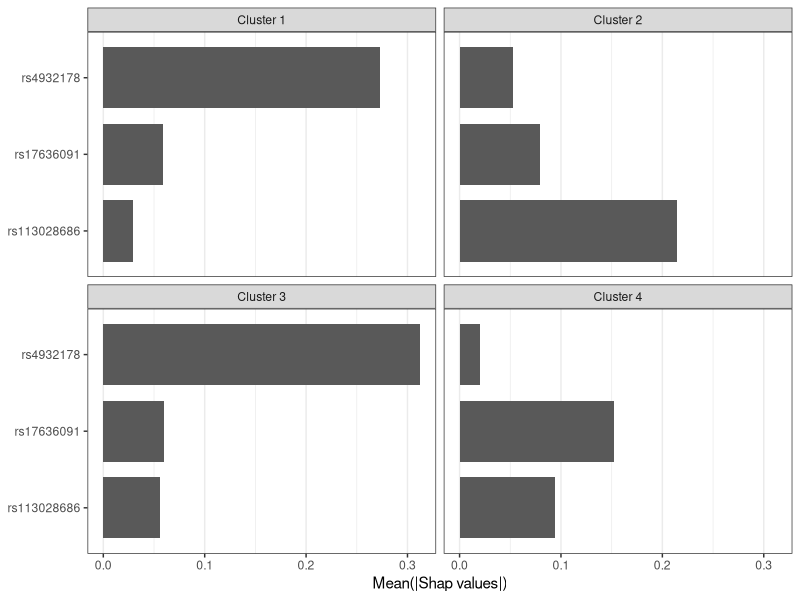
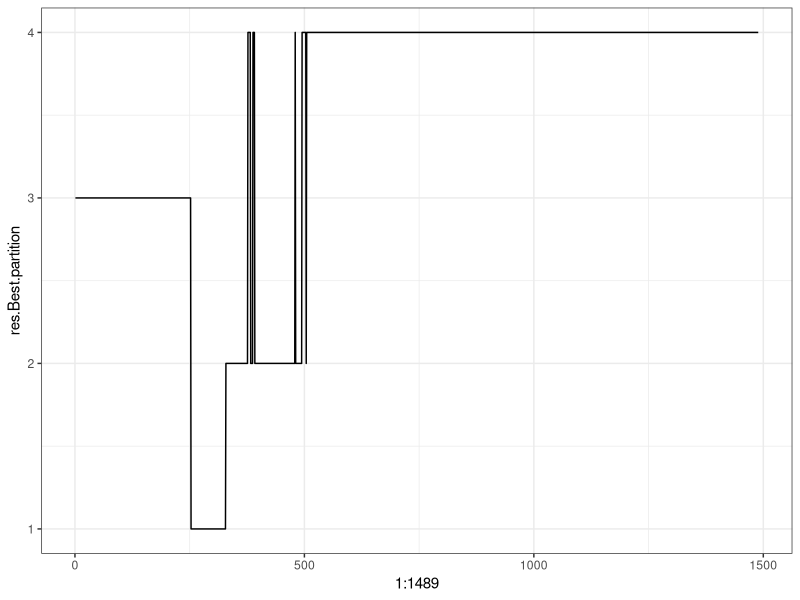
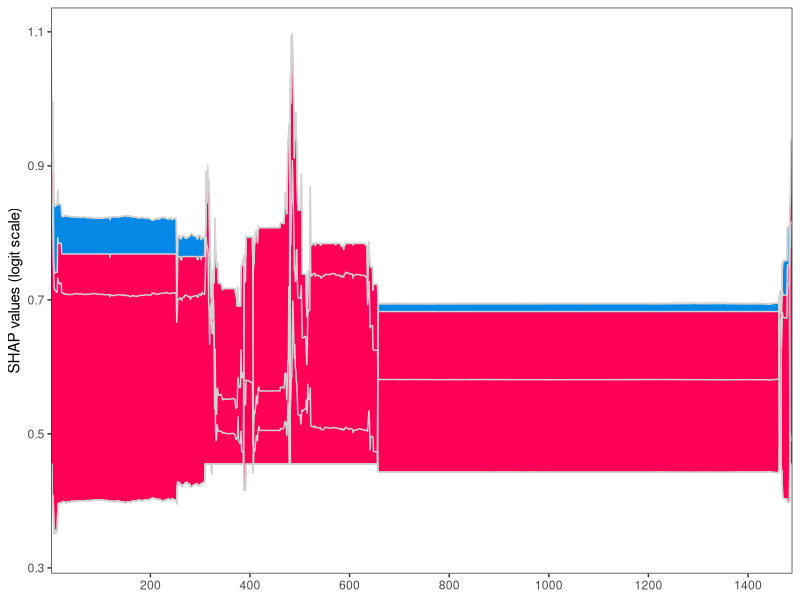
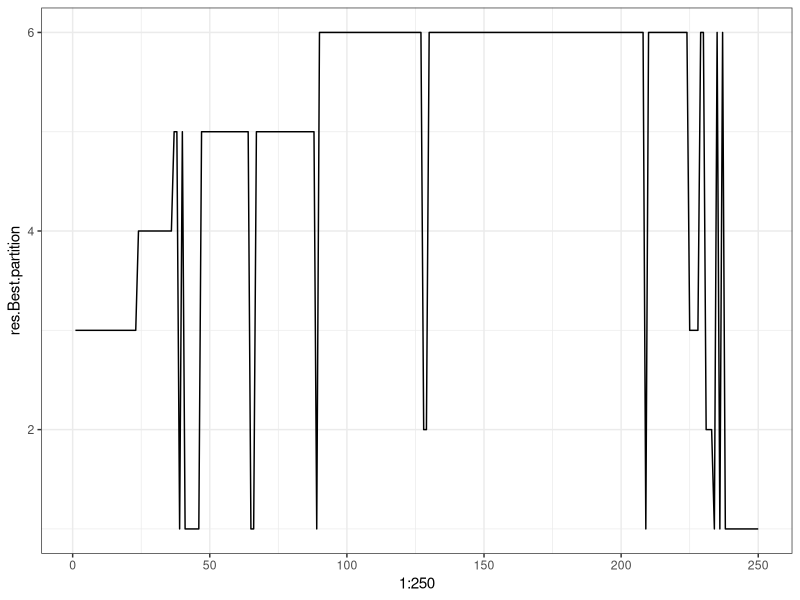
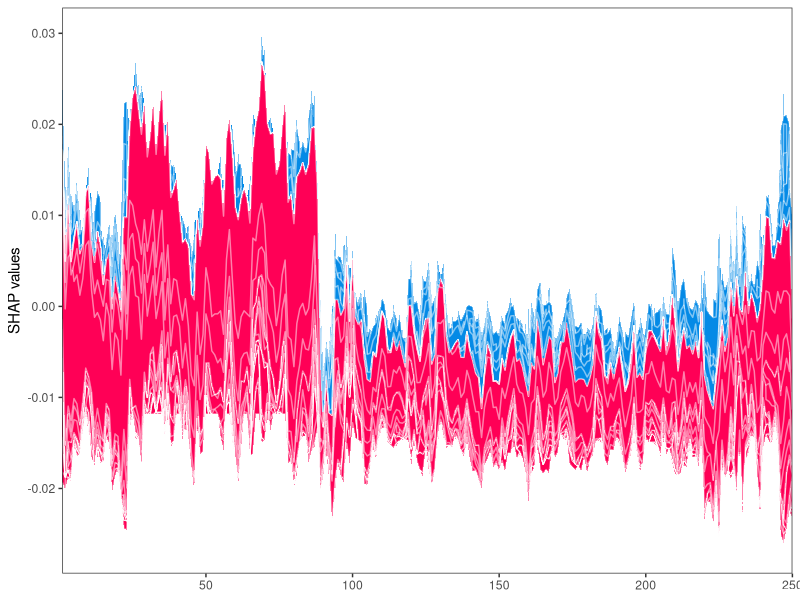
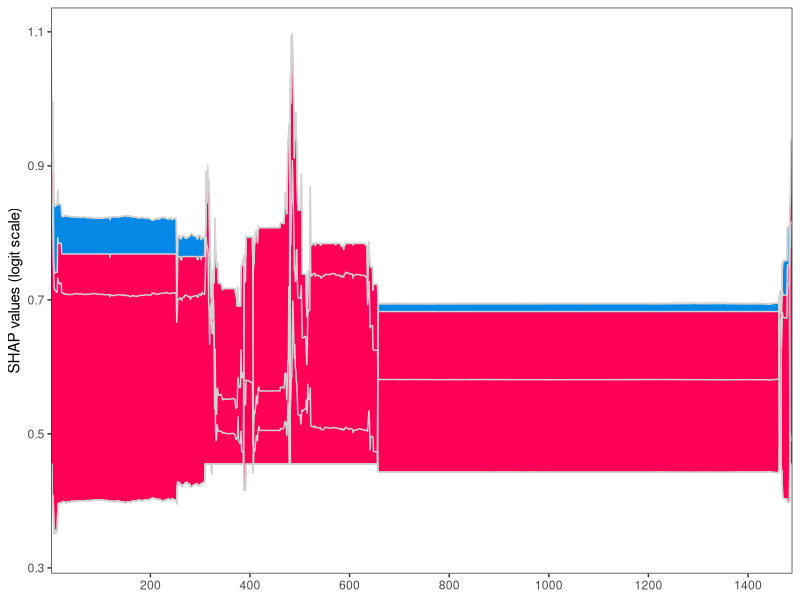
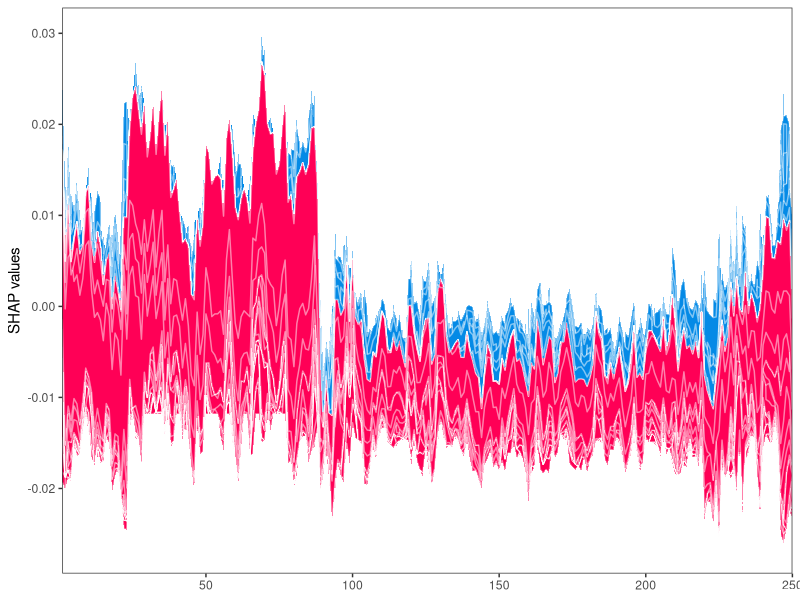

These charts were generated, in order, by the following R code: (Note: this script raises an error after producing the figures.)
## ---- chunk 1
library(tidyverse)
theme_set(theme_bw())
## ---- chunk 2
clusters_classic <- read_delim('results/clusters_classic.txt', delim = '\t') %>% 
  mutate(cluster = paste('Cluster', res.Best.partition))
shap_classic <- read_delim('results/shapValues_classic.txt', delim = '\t')
clusters_resAdj <- read_delim('results/clusters_resAdj.txt', delim = '\t') %>% 
  mutate(cluster = paste('Cluster', res.Best.partition))
shap_resAdj <- read_delim('results/shapValues_resAdj.txt', delim = '\t')

## ---- chunk 3
classic_df <- clusters_classic  %>% 
  left_join(shap_classic) %>% 
  pivot_longer(contains('rs')) %>% 
  group_by(cluster, name) %>% # by cluster
  summarise(per_cluster = mean(abs(value)), .groups = 'drop') %>% 
  filter(per_cluster > 0.001)

imp_snps_classic <- unique(classic_df$name)

feat_imp_classic <- classic_df %>% 
  ggplot(aes(x = per_cluster, y = name)) +
  geom_col(width = 0.8) +
  facet_wrap(~ cluster, ncol = 2) +
  labs(x = 'Mean(|Shap values|)', y = NULL)+
  theme(panel.grid.major.y = element_blank(),
        panel.grid.minor.y = element_blank())
feat_imp_classic
# ggsave('figs/feat_imp_classic.pdf', feat_imp_classic,
#        width = 6, height = 3)
# ggsave('figs/feat_imp_classic.png', feat_imp_classic,
#        width = 6, height = 3)
## ---- chunk 4
resadj_df <- clusters_resAdj %>% 
  left_join(shap_resAdj) %>% 
  pivot_longer(contains('rs')) %>% 
  group_by(cluster, name) %>% # by cluster
  summarise(per_cluster = mean(abs(value)), .groups = 'drop')

imp_snps_resadj <- resadj_df %>%
  group_by(cluster) %>%
  top_n(5) %>%
  pull(name) %>%
  unique() %>%
  shap_resAdj[, .] %>%
  abs() %>%
  colMeans() %>%
  sort(decreasing = T) %>%
  names()


snps_resadj <- shap_resAdj %>%
  select(contains('rs')) %>% 
  abs() %>%
  colMeans() %>%
  sort(decreasing = T) %>%
  names()

snps_classic <- shap_classic %>%
  select(contains('rs')) %>% 
  abs() %>%
  colMeans() %>%
  sort(decreasing = T) %>%
  names()

# imp_snps_resadj <- shap_resAdj %>% 
#   select(contains('rs')) %>% 
#   abs() %>% 
#   colMeans() %>% 
#   sort(decreasing = T) %>% 
#   names()

# look at top 5 clusters then unite
feat_imp_resadj <- resadj_df %>% 
  filter(name %in% imp_snps_resadj) %>%
  ggplot(aes(x = per_cluster, y = name)) +
  geom_col() +
  facet_wrap(~ cluster, ncol = 2) +
  labs(x = 'Mean(|SHAP values|)', y = NULL) +
  theme(panel.grid.major.y = element_blank(),
        panel.grid.minor.y = element_blank(),
        panel.spacing.x = unit(7, 'mm'),
        plot.margin = unit(c(5.5, 15.5, 5.5, 5.5), 'pt'))

# ggsave('figs/feat_imp_resadj.pdf', feat_imp_resadj,
#        width = 7, height = 5)
# ggsave('figs/feat_imp_resadj.eps', feat_imp_resadj,
#        width = 7, height = 5)
# ggsave('figs/feat_imp_resadj.ps', feat_imp_resadj,
#        width = 7, height = 5)
# ggsave('figs/feat_imp_resadj.png', feat_imp_resadj,
#        width = 7, height = 5)
## ---- chunk 5
# eid_order <- shap_classic[, unique(classic_df$name)] %>% 
#   as.matrix() %>% 
#   seriation::seriate() %>%
#   seriation::get_order()
shap_cluster <- clusters_classic %>% 
  left_join(shap_classic)
dist_mat <- shap_cluster %>% 
  select(
    # res.Best.partition, 
    all_of(unique(classic_df$name))) %>% 
  as.matrix() %>% 
  dist(method = "euclidean")
clustered_shap <- hclust(dist_mat^2, method = 'complete')
myorder <- seriation:::reorder.hclust(clustered_shap, dist_mat^2, method = "OLO")

shap_reordered <- shap_cluster[myorder$order, ] %>% 
  mutate(row = row_number())

shap_reordered %>% 
  ggplot(aes(x = 1:1489, y = res.Best.partition)) +
  geom_line()

# shap_reordered %>% 
#   pivot_longer(contains('rs')) %>%
#   ggplot(aes(y = value, x = row, color = name)) +
#   geom_line()
## ---- chunk 6
shap_classic %>% select(all_of(imp_snps_classic)) %>% head(30)

# base_value = -0.181025324381120
base_value = 0.4548669

trans_func <- function(x){
  # 1/(1 + exp(-x))
  # -log(1/x-1)
  x
}

shap_trans <- shap_reordered %>% 
  pivot_longer(contains('rs')) %>% 
  mutate(
    value = trans_func(value),
    is_imp = ifelse(name %in% imp_snps_classic, name, 'other')) %>% 
  group_by(eid, row, is_imp, cluster) %>% 
  summarise(value = sum(value), .groups = 'drop') %>% 
  pivot_wider(names_from = is_imp) %>% 
  arrange(cluster)


# put other back
shap_plot <- shap_trans %>% 
  mutate(
    total = select(., contains("rs")) %>% rowSums() + base_value,
    min_rs = total,
    max_rs = total
  ) %>% 
  # select(row, cluster, total, ends_with('loc')) %>% 
  {.}

for (snp in imp_snps_classic){
  snp_name <- paste0(snp, '_loc')
  shap_plot <- shap_plot %>% 
    mutate(
      snp_loc = ifelse(!!sym(snp) > 0, 
                       min_rs - !!sym(snp), 
                       max_rs - !!sym(snp)),
      min_rs = pmin(snp_loc, min_rs),
      max_rs = pmax(snp_loc, max_rs),
      !!snp_name := snp_loc
    )
}

shap_plot <- shap_plot %>% 
  select(row, cluster, total, ends_with('loc')) %>% 
  mutate(across(ends_with('loc'), trans_func)) %>%
  mutate(
    # total = trans_func(total),
    max_loc = do.call(pmax, c(select(., ends_with('loc'), total))),
    min_loc = do.call(pmin, c(select(., ends_with('loc'), total)))
  )

shap_long <- shap_plot %>%
  pivot_longer(- c(row, cluster)) %>%
  {.}

shap_force <- ggplot() +
  geom_ribbon(
    data = shap_plot, 
    mapping = aes(x = row, ymin = total, ymax = max_loc),
    fill = '#048AE6') +
  geom_ribbon(
    data = shap_plot, 
    mapping = aes(x = row, ymin = min_loc, ymax = total),
    fill = '#FF0056') +  
  geom_line(
    data = shap_long,
    mapping = aes(x = row, y = value, group = name), color = 'lightgrey') +
  coord_cartesian(ylim = c(0.33, NA)) +
  scale_x_continuous(expand = expansion(0, 0),
                     breaks = seq(0, 1400, 200)) +
  # facet_grid(cols = vars(cluster %>% fct_relevel(paste('Cluster', c(3, 1, 4, 2)))),
  #            scales = 'free', space = 'free') +
  # facet_grid(cols = vars(cluster),
  #            scales = 'free', space = 'free') +
  theme(panel.spacing.x = unit(0, 'mm'),
        panel.grid = element_blank()) +
  labs(y = 'SHAP values (logit scale)', x = NULL)

shap_force
ggsave('figs/shap_force.png', shap_force,
       width = 12, height = 4)
## ---- chunk 7
base_value_resadj = -0.011816386952043862
shap_cluster <- shap_resAdj[ , c('eid', snps_resadj)] %>% 
  left_join(clusters_resAdj)

dist_mat <- shap_cluster[, snps_resadj] %>% 
  as.matrix() %>% 
  dist(method = "euclidean")
clustered_shap <- hclust(dist_mat^2, method = 'complete')
myorder <- seriation:::reorder.hclust(clustered_shap, dist_mat^2, method = "OLO")

shap_reordered <- shap_cluster[myorder$order, ] %>% 
  mutate(row = row_number())

clusters_resAdj[myorder$order, ] %>% 
  ggplot(aes(x = 1:250, y = res.Best.partition)) +
  geom_line()

shap_resAdj[, snps_resadj] %>% head(30)

shap_trans <- shap_reordered %>% 
  pivot_longer(contains('rs')) %>% 
  group_by(eid, row, name, cluster) %>% 
  summarise(value = sum(value), .groups = 'drop') %>% 
  pivot_wider(names_from = name) %>% 
  arrange(cluster)

shap_plot <- shap_trans %>% 
  mutate(
    total = select(., contains("rs")) %>% rowSums() + base_value_resadj,
    min_rs = total,
    max_rs = total
  )

for (snp in snps_resadj){
  snp_name <- paste0(snp, '_loc')
  shap_plot <- shap_plot %>% 
    mutate(
      snp_loc = ifelse(!!sym(snp) >= 0, 
                       min_rs - !!sym(snp), 
                       max_rs - !!sym(snp)),
      min_rs = pmin(snp_loc, min_rs),
      max_rs = pmax(snp_loc, max_rs),
      !!snp_name := snp_loc
    )
}
shap_plot <- shap_plot %>% 
  select(row, cluster, total, ends_with('loc')) 

p <- ggplot()
for (snp_name in rev(snps_resadj)){
  snp <- paste0(snp_name, '_loc')
  new_shap <- shap_plot %>%
    mutate(fill = ifelse(total < !!sym(snp), '#048AE6', '#FF0056'),
           # color = ifelse(total < !!sym(snp), '#D1E6FA', '#FFC3D5'),
           ymin = pmin(total, !!sym(snp)),
           ymax = pmax(total, !!sym(snp))) %>% 
    arrange(row)
  rep_n <- nrow(new_shap)

  p <- p +
    geom_ribbon(
      data = new_shap, aes(x = row, ymin = total, ymax = ymax), fill = '#048AE6') +
    geom_ribbon(
      data = new_shap, aes(x = row, ymin = ymin, ymax = total), fill = '#FF0056') +
    geom_path(aes(x = row, y = !!sym(snp), group = 1),
              data = new_shap, color = 'white', alpha = 0.5) +
    geom_path(aes(x = row, y = total, group = 1), 
              data = new_shap, color = 'white', alpha = 0.5) +
    NULL
}
shap_force <- p +
  scale_fill_identity() +
  scale_color_identity() +
  scale_alpha_identity() +
  scale_x_continuous(expand = expansion(0, 0)) +
  theme(panel.spacing.x = unit(0, 'mm'),
        panel.grid = element_blank()) +
  labs(y = 'SHAP values', x = NULL)

shap_force
ggsave('figs/shap_force_resadj.png', shap_force,
       width = 12, height = 4)
## ---- chunk 8
sessioninfo::session_info()
